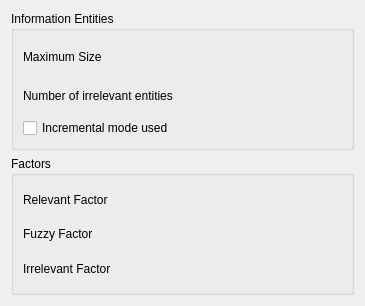
<ui version="4.0" >
 <class>Config</class>
 <widget class="QWidget" name="Config" >
  <property name="geometry" >
   <rect>
    <x>0</x>
    <y>0</y>
    <width>365</width>
    <height>306</height>
   </rect>
  </property>
  <property name="windowTitle" >
   <string>Form</string>
  </property>
  <layout class="QVBoxLayout" name="verticalLayout_3" >
   <item>
    <widget class="QGroupBox" name="groupBox" >
     <property name="title" >
      <string>Information Entities</string>
     </property>
     <layout class="QVBoxLayout" name="verticalLayout" >
      <item>
       <layout class="QHBoxLayout" >
        <item>
         <widget class="QLabel" name="textLabel1" >
          <property name="toolTip" >
           <string>Maximum size of the vector.</string>
          </property>
          <property name="whatsThis" >
           <string>Specify the maximum number of non-zero weighted information entities used for the description of the subprofile.</string>
          </property>
          <property name="text" >
           <string>Maximum Size</string>
          </property>
          <property name="wordWrap" >
           <bool>false</bool>
          </property>
         </widget>
        </item>
        <item>
         <spacer name="spacer2" >
          <property name="orientation" >
           <enum>Qt::Horizontal</enum>
          </property>
          <property name="sizeType" >
           <enum>QSizePolicy::Expanding</enum>
          </property>
          <property name="sizeHint" stdset="0" >
           <size>
            <width>40</width>
            <height>20</height>
           </size>
          </property>
         </spacer>
        </item>
        <item>
         <widget class="KIntNumInput" name="MaxSize" >
          <property name="toolTip" >
           <string>Maximum size of the vector.</string>
          </property>
          <property name="whatsThis" >
           <string>Specify the maximum number of non-zero weighted information entities used for the description of the subprofile.</string>
          </property>
         </widget>
        </item>
       </layout>
      </item>
      <item>
       <layout class="QHBoxLayout" name="_2" >
        <item>
         <widget class="QLabel" name="textLabel1bis" >
          <property name="toolTip" >
           <string>Number of irrelevant entities.</string>
          </property>
          <property name="whatsThis" >
           <string>Specify the number of irrelvant weighted information entities used for the description of the subprofile.</string>
          </property>
          <property name="text" >
           <string>Number of irrelevant entities</string>
          </property>
          <property name="wordWrap" >
           <bool>false</bool>
          </property>
         </widget>
        </item>
        <item>
         <spacer name="spacer2bis" >
          <property name="orientation" >
           <enum>Qt::Horizontal</enum>
          </property>
          <property name="sizeType" >
           <enum>QSizePolicy::Expanding</enum>
          </property>
          <property name="sizeHint" stdset="0" >
           <size>
            <width>40</width>
            <height>20</height>
           </size>
          </property>
         </spacer>
        </item>
        <item>
         <widget class="KIntNumInput" name="NegSize" >
          <property name="toolTip" >
           <string>Number of irrelevant entities.</string>
          </property>
          <property name="whatsThis" >
           <string>Specify the number of irrelvant weighted information entities used for the description of the subprofile.</string>
          </property>
         </widget>
        </item>
       </layout>
      </item>
      <item>
       <widget class="QCheckBox" name="IncrementalMode" >
        <property name="toolTip" >
         <string>Specify if the incremental mode must be used.</string>
        </property>
        <property name="whatsThis" >
         <string>When this parameter is checked, the method computes the description with the old description as a "virtual document" and the "new" documents.</string>
        </property>
        <property name="text" >
         <string>Incremental mode used</string>
        </property>
       </widget>
      </item>
     </layout>
    </widget>
   </item>
   <item>
    <widget class="QGroupBox" name="groupBox_2" >
     <property name="title" >
      <string>Factors</string>
     </property>
     <layout class="QVBoxLayout" name="verticalLayout_2" >
      <item>
       <layout class="QHBoxLayout" name="_3" >
        <item>
         <widget class="QLabel" name="textLabel3" >
          <property name="toolTip" >
           <string>Specify the relevant factor used.</string>
          </property>
          <property name="whatsThis" >
           <string>During the computation, all the relevant documents assessed by the profile have a specific weight corresponding to this parameter.</string>
          </property>
          <property name="text" >
           <string>Relevant Factor</string>
          </property>
          <property name="wordWrap" >
           <bool>false</bool>
          </property>
         </widget>
        </item>
        <item>
         <spacer name="spacer3" >
          <property name="orientation" >
           <enum>Qt::Horizontal</enum>
          </property>
          <property name="sizeType" >
           <enum>QSizePolicy::Expanding</enum>
          </property>
          <property name="sizeHint" stdset="0" >
           <size>
            <width>40</width>
            <height>20</height>
           </size>
          </property>
         </spacer>
        </item>
        <item>
         <widget class="KDoubleNumInput" name="RelFactor" >
          <property name="toolTip" >
           <string>Specify the relevant factor used.</string>
          </property>
          <property name="whatsThis" >
           <string>During the computation, all the relevant documents assessed by the profile have a specific weight corresponding to this parameter.</string>
          </property>
          <property name="minValue" stdset="0" >
           <number>-1</number>
          </property>
          <property name="maxValue" stdset="0" >
           <number>1</number>
          </property>
         </widget>
        </item>
       </layout>
      </item>
      <item>
       <layout class="QHBoxLayout" name="_4" >
        <item>
         <widget class="QLabel" name="textLabel4" >
          <property name="toolTip" >
           <string>Specify the fuzzy relevant factor used.</string>
          </property>
          <property name="whatsThis" >
           <string>During the computation, all the fuzzy relevant documents assessed by the profile have a specific weight corresponding to this parameter.</string>
          </property>
          <property name="text" >
           <string>Fuzzy Factor</string>
          </property>
          <property name="wordWrap" >
           <bool>false</bool>
          </property>
         </widget>
        </item>
        <item>
         <spacer name="spacer4" >
          <property name="orientation" >
           <enum>Qt::Horizontal</enum>
          </property>
          <property name="sizeType" >
           <enum>QSizePolicy::Expanding</enum>
          </property>
          <property name="sizeHint" stdset="0" >
           <size>
            <width>28</width>
            <height>23</height>
           </size>
          </property>
         </spacer>
        </item>
        <item>
         <widget class="KDoubleNumInput" name="FuzzyFactor" >
          <property name="toolTip" >
           <string>Specify the fuzzy relevant factor used.</string>
          </property>
          <property name="whatsThis" >
           <string>During the computation, all the fuzzy relevant documents assessed by the profile have a specific weight corresponding to this parameter.</string>
          </property>
          <property name="minValue" stdset="0" >
           <number>-1</number>
          </property>
          <property name="maxValue" stdset="0" >
           <number>1</number>
          </property>
         </widget>
        </item>
       </layout>
      </item>
      <item>
       <layout class="QHBoxLayout" name="_5" >
        <item>
         <widget class="QLabel" name="textLabel5" >
          <property name="toolTip" >
           <string>Specify the irrelevant factor used.</string>
          </property>
          <property name="whatsThis" >
           <string>During the computation, all the irrelevant documents assessed by the profile have a specific weight corresponding to this parameter.</string>
          </property>
          <property name="text" >
           <string>Irrelevant Factor</string>
          </property>
          <property name="wordWrap" >
           <bool>false</bool>
          </property>
         </widget>
        </item>
        <item>
         <spacer name="spacer5" >
          <property name="orientation" >
           <enum>Qt::Horizontal</enum>
          </property>
          <property name="sizeType" >
           <enum>QSizePolicy::Expanding</enum>
          </property>
          <property name="sizeHint" stdset="0" >
           <size>
            <width>40</width>
            <height>20</height>
           </size>
          </property>
         </spacer>
        </item>
        <item>
         <widget class="KDoubleNumInput" name="IrrelFactor" >
          <property name="toolTip" >
           <string>Specify the irrelevant factor used.</string>
          </property>
          <property name="whatsThis" >
           <string>During the computation, all the irrelevant documents assessed by the profile have a specific weight corresponding to this parameter.</string>
          </property>
          <property name="minValue" stdset="0" >
           <number>-1</number>
          </property>
          <property name="maxValue" stdset="0" >
           <number>1</number>
          </property>
         </widget>
        </item>
       </layout>
      </item>
     </layout>
    </widget>
   </item>
  </layout>
 </widget>
 <customwidgets>
  <customwidget>
   <class>KDoubleNumInput</class>
   <extends>QWidget</extends>
   <header>knuminput.h</header>
  </customwidget>
  <customwidget>
   <class>KIntNumInput</class>
   <extends>QWidget</extends>
   <header>knuminput.h</header>
  </customwidget>
 </customwidgets>
 <resources/>
 <connections/>
</ui>
